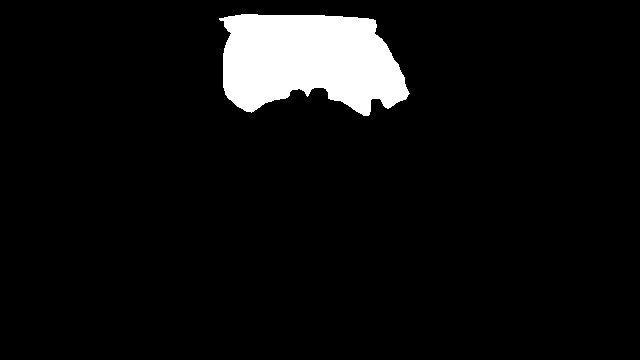
#> input picture datas/binaryImg.png, 640 x 360 px
$ python maxRect.py   (older library calls are emulated)
#> lines starting #> are read from the running program, lines starting #| are printed output that depends on the picture; after the words box and inside, x2 and y2 are one past the last pixel; in counts of white or black regions, pixels touching at a corner belong together
#> `img_gray = cv2.imread(testName, cv2.IMREAD_GRAYSCALE)`: img_gray: shape (360, 640); 6.3% white; 1 white region
#> further down, img_bgr is the input picture: shape (360, 640, 3); 6.3% white; 1 white region, box (x1, y1, x2, y2) and area: (219, 14, 410, 116) 14507
# -*- codeing = utf-8 -*-
# @File :
# @Author :
# @Version :
# @Software :
# @Time :
# @Purpose : 参考博文 https://blog.csdn.net/qq_17550379/article/details/85093224
#          最大正方形 https://zhuanlan.zhihu.com/p/92355321


import numpy as np
import cv2
import os


def getMaxrect(dataMatrix):
    '''
        dataMatrix 输入矩形 0 1 数据
        return     返回相对矩形数据的最大 最大内接正方形位置信息
    '''
    retTect= None
    num_rows_ys = dataMatrix.shape[0]
    num_cols_xs = dataMatrix.shape[1]
    dpDatas = np.zeros([dataMatrix.shape[0], dataMatrix.shape[1]], np.int)
    maxLength = 0
    # 第一列赋值
    for r in range(0, num_rows_ys):
        if(dataMatrix[r][0] > 0):
            dpDatas[r][0] = 1
        else:
            dpDatas[r][0] = 0
        maxLength=max(maxLength,dpDatas[r][0])
    # 第一行赋值
    for c in range(0, num_cols_xs):
        if(dataMatrix[0][c] > 0):
            dpDatas[0][c] = 1
        else:
            dpDatas[0][c] = 0
        maxLength=max(maxLength,dpDatas[0][c])
    # 动态规划判断状态并更新动态规划内的数据
    for r in range(1, num_rows_ys):
         for c in range(1, num_cols_xs):
              if(dataMatrix[r][c] > 0):
                   dpDatas[r][c] = min(min(dpDatas[r-1][c], dpDatas[r][c -1]), dpDatas[r-1][c-1]) + 1
                   if (dpDatas[r][c] > maxLength):
                        retTect = (c - maxLength, r - maxLength, maxLength, maxLength)
                   maxLength = max(dpDatas[r][c], maxLength)

    print(dpDatas.shape)
    return retTect


def largestRectangleArea(heights):
    """
    :type heights: List[int]
    :rtype: int
    """
    stack = list()
    left = 0
    right = 0
    height = 0
    res, i = 0, 0
    while i < len(heights):
        if not stack or (heights[i] >= heights[stack[-1]]):
            stack.append(i)
            i += 1
        else:
            k = stack.pop()
            area = heights[k]*((i - stack[-1] - 1) if stack else i)
            if area > res:
                left = (stack[-1] if stack else 0)
                right = i
                height = heights[k]

            res = max(res, heights[k]*((i - stack[-1] - 1) if stack else i))
    while stack:
        k = stack.pop()
        area = heights[k]*((i - stack[-1] - 1) if stack else i)
        if area > res:
            left = (stack[-1] if stack else 0)
            right = i
            height = heights[k]
        res = max(res, heights[k]*((i - stack[-1] - 1) if stack else i))

    return res, left, right, height

def getMaxrect_xywh(dataMatrix):
    '''
        dataMatrix 输入矩形 0 1 数据

        return     返回相对矩形数据的最大 最大内接矩形位置信息
    '''
    retTect= None
    num_rows_ys = dataMatrix.shape[0]
    num_cols_xs = dataMatrix.shape[1]
    colSumDatas = np.zeros(dataMatrix.shape)
    maxArea = 0
    # 第一行赋值
    for c in range(0, num_cols_xs):
        if(dataMatrix[0][c] > 0):
            colSumDatas[0][c] = 1
        else:
            colSumDatas[0][c] = 0
    # 剩余行赋值
    for r in range(1, num_rows_ys):
        for c in range(0, num_cols_xs):
            if dataMatrix[r][c] > 0:
                colSumDatas[r][c] = colSumDatas[r-1][c] + 1
            else:
                colSumDatas[r][c] = 0
    # 逐行使用dp算法求最大面积
    for r in range(0, num_rows_ys):
        heights_datas = colSumDatas[r][:]

        res, left, right, height = largestRectangleArea(heights_datas)
        if(res > maxArea):
            maxArea = res
            retTect = [left, r - height, right-left, height]
    print("sdsdsdsd", retTect)
    return np.array(retTect).astype(dtype=int)

def maxInerRect(imggray, bgr_image):
    contours, hierarchy = cv2.findContours(imggray, cv2.RETR_TREE, cv2.CHAIN_APPROX_SIMPLE)
#> contours = 1 contour; box (x1, y1, x2, y2) and area: (219, 14, 410, 116) 14242

    # 滤除过小的contours
    mean = 0
    for cnt in contours:
         mean = mean + cnt.shape[0]
#> this loop made 1 pass
#> mean on pass 1: 221
#> after the loop, mean = 221
    mean = mean / len(contours) / 10
#> mean = 22.1
    for cnt in contours:
        if cnt.shape[0] < mean:
             continue

        color = (0, 255, 0)  # 绿色
        thickness = 2

        # 获取到区域的外接矩形左上角坐标和宽高
        x, y, w, h = cv2.boundingRect(cnt)

        matrixImg = imggray[ y : y + h, x : x + w]
        rect = getMaxrect_xywh(matrixImg)
        cv2.rectangle(bgr_image, (rect[0] + x, rect[1] + y) , (rect[0] + rect[2] + x, rect[1] + rect[3] + y), color, thickness)
#> this loop made 1 pass
#> (color, thickness, x, y, w, h, num_rows_ys in getMaxrect_xywh, num_cols_xs in getMaxrect_xywh) on pass 1: ((0, 255, 0), 2, 219, 14, 191, 102, 102, 191)
#| sdsdsdsd [11, 4.0, 144, 69.0]
#> pass 1, in maxInerRect, `matrixImg = imggray[ y : y + h, x : x + w]`:
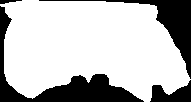
#> matrixImg: shape (102, 191); 74.5% white; 4 black regions, box (x1, y1, x2, y2) and area: (0, 6, 144, 102) 2650, (39, 0, 191, 79) 1731, (150, 80, 191, 102) 542, (0, 0, 22, 4) 52


    return bgr_image

if __name__ == '__main__':
        testName = '../datas/binaryImg.png'
        saveRoot = '../datas/pythonret'
        img_gray = cv2.imread(testName, cv2.IMREAD_GRAYSCALE)
        img_bgr = cv2.cvtColor(img_gray, cv2.COLOR_GRAY2BGR)
        image = maxInerRect(img_gray, img_bgr)
        cv2.imwrite(os.path.join(saveRoot,testName.split('/')[-1]), image)
